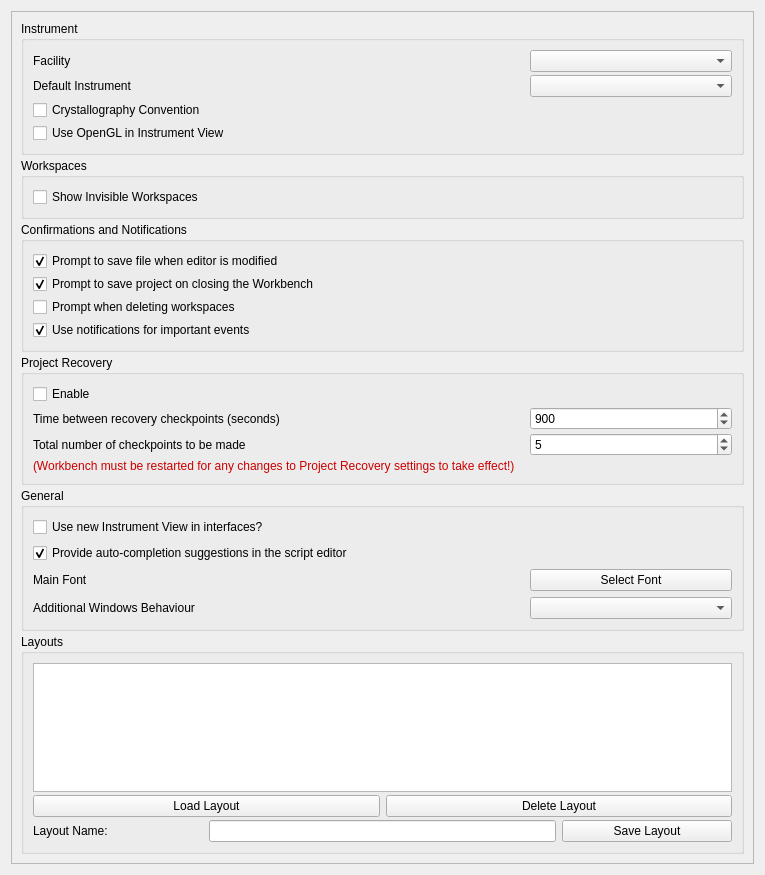
<?xml version="1.0" encoding="UTF-8"?>
<ui version="4.0">
 <class>Form</class>
 <widget class="QWidget" name="Form">
  <property name="geometry">
   <rect>
    <x>0</x>
    <y>0</y>
    <width>765</width>
    <height>875</height>
   </rect>
  </property>
  <property name="windowTitle">
   <string>Form</string>
  </property>
  <layout class="QVBoxLayout" name="verticalLayout_12">
   <item>
    <widget class="QScrollArea" name="scrollArea">
     <property name="frameShape">
      <enum>QFrame::StyledPanel</enum>
     </property>
     <property name="frameShadow">
      <enum>QFrame::Sunken</enum>
     </property>
     <property name="verticalScrollBarPolicy">
      <enum>Qt::ScrollBarAsNeeded</enum>
     </property>
     <property name="widgetResizable">
      <bool>true</bool>
     </property>
     <widget class="QWidget" name="scrollAreaWidgetContents">
      <property name="geometry">
       <rect>
        <x>0</x>
        <y>0</y>
        <width>745</width>
        <height>855</height>
       </rect>
      </property>
      <property name="sizePolicy">
       <sizepolicy hsizetype="Preferred" vsizetype="Maximum">
        <horstretch>0</horstretch>
        <verstretch>0</verstretch>
       </sizepolicy>
      </property>
      <layout class="QVBoxLayout" name="verticalLayout_2">
       <item>
        <layout class="QVBoxLayout" name="verticalLayout">
         <property name="spacing">
          <number>3</number>
         </property>
         <property name="sizeConstraint">
          <enum>QLayout::SetMaximumSize</enum>
         </property>
         <item>
          <widget class="QGroupBox" name="instrument_box">
           <property name="sizePolicy">
            <sizepolicy hsizetype="Preferred" vsizetype="Maximum">
             <horstretch>0</horstretch>
             <verstretch>0</verstretch>
            </sizepolicy>
           </property>
           <property name="title">
            <string>Instrument</string>
           </property>
           <layout class="QVBoxLayout" name="verticalLayout_7">
            <property name="spacing">
             <number>3</number>
            </property>
            <item>
             <layout class="QHBoxLayout" name="horizontalLayout_3">
              <item>
               <widget class="QLabel" name="facility_label">
                <property name="text">
                 <string>Facility</string>
                </property>
               </widget>
              </item>
              <item>
               <widget class="QComboBox" name="facility">
                <property name="sizePolicy">
                 <sizepolicy hsizetype="Minimum" vsizetype="Minimum">
                  <horstretch>0</horstretch>
                  <verstretch>0</verstretch>
                 </sizepolicy>
                </property>
                <property name="maximumSize">
                 <size>
                  <width>202</width>
                  <height>16777215</height>
                 </size>
                </property>
                <property name="focusPolicy">
                 <enum>Qt::StrongFocus</enum>
                </property>
               </widget>
              </item>
             </layout>
            </item>
            <item>
             <layout class="QHBoxLayout" name="horizontalLayout_4">
              <item>
               <widget class="QLabel" name="instrument_label">
                <property name="text">
                 <string>Default Instrument</string>
                </property>
               </widget>
              </item>
              <item>
               <widget class="QComboBox" name="instrument_dummy">
                <property name="minimumSize">
                 <size>
                  <width>0</width>
                  <height>0</height>
                 </size>
                </property>
                <property name="maximumSize">
                 <size>
                  <width>202</width>
                  <height>16777215</height>
                 </size>
                </property>
                <property name="focusPolicy">
                 <enum>Qt::StrongFocus</enum>
                </property>
               </widget>
              </item>
             </layout>
            </item>
            <item>
             <widget class="QCheckBox" name="crystallography_convention">
              <property name="text">
               <string>Crystallography Convention</string>
              </property>
             </widget>
            </item>
            <item>
             <widget class="QCheckBox" name="use_open_gl">
              <property name="mouseTracking">
               <bool>false</bool>
              </property>
              <property name="text">
               <string>Use OpenGL in Instrument View</string>
              </property>
             </widget>
            </item>
           </layout>
          </widget>
         </item>
         <item>
          <widget class="QGroupBox" name="workspaces_box">
           <property name="sizePolicy">
            <sizepolicy hsizetype="Preferred" vsizetype="Maximum">
             <horstretch>0</horstretch>
             <verstretch>0</verstretch>
            </sizepolicy>
           </property>
           <property name="title">
            <string>Workspaces</string>
           </property>
           <layout class="QVBoxLayout" name="verticalLayout_6">
            <property name="spacing">
             <number>3</number>
            </property>
            <property name="sizeConstraint">
             <enum>QLayout::SetMinimumSize</enum>
            </property>
            <property name="leftMargin">
             <number>9</number>
            </property>
            <property name="topMargin">
             <number>9</number>
            </property>
            <property name="bottomMargin">
             <number>9</number>
            </property>
            <item>
             <widget class="QCheckBox" name="show_invisible_workspaces">
              <property name="sizePolicy">
               <sizepolicy hsizetype="Expanding" vsizetype="Maximum">
                <horstretch>0</horstretch>
                <verstretch>0</verstretch>
               </sizepolicy>
              </property>
              <property name="text">
               <string>Show Invisible Workspaces</string>
              </property>
             </widget>
            </item>
           </layout>
          </widget>
         </item>
         <item>
          <widget class="QGroupBox" name="confirmations_box">
           <property name="sizePolicy">
            <sizepolicy hsizetype="Preferred" vsizetype="Maximum">
             <horstretch>0</horstretch>
             <verstretch>0</verstretch>
            </sizepolicy>
           </property>
           <property name="title">
            <string>Confirmations and Notifications</string>
           </property>
           <layout class="QVBoxLayout" name="verticalLayout_3">
            <property name="spacing">
             <number>3</number>
            </property>
            <item>
             <widget class="QCheckBox" name="prompt_save_editor_modified">
              <property name="sizePolicy">
               <sizepolicy hsizetype="Expanding" vsizetype="Fixed">
                <horstretch>0</horstretch>
                <verstretch>0</verstretch>
               </sizepolicy>
              </property>
              <property name="text">
               <string>Prompt to save file when editor is modified</string>
              </property>
              <property name="checked">
               <bool>true</bool>
              </property>
             </widget>
            </item>
            <item>
             <widget class="QCheckBox" name="prompt_save_on_close">
              <property name="sizePolicy">
               <sizepolicy hsizetype="Expanding" vsizetype="Fixed">
                <horstretch>0</horstretch>
                <verstretch>0</verstretch>
               </sizepolicy>
              </property>
              <property name="text">
               <string>Prompt to save project on closing the Workbench</string>
              </property>
              <property name="checked">
               <bool>true</bool>
              </property>
             </widget>
            </item>
            <item>
             <widget class="QCheckBox" name="prompt_deleting_workspaces">
              <property name="toolTip">
               <string>Give a prompt when a workspace is deleted. Note: this will only take effect once workbench has been restarted </string>
              </property>
              <property name="text">
               <string>Prompt when deleting workspaces</string>
              </property>
             </widget>
            </item>
            <item>
             <widget class="QCheckBox" name="use_notifications">
              <property name="sizePolicy">
               <sizepolicy hsizetype="Expanding" vsizetype="Fixed">
                <horstretch>0</horstretch>
                <verstretch>0</verstretch>
               </sizepolicy>
              </property>
              <property name="text">
               <string>Use notifications for important events</string>
              </property>
              <property name="checked">
               <bool>true</bool>
              </property>
             </widget>
            </item>
           </layout>
          </widget>
         </item>
         <item>
          <widget class="QGroupBox" name="project_recovery_group">
           <property name="sizePolicy">
            <sizepolicy hsizetype="Preferred" vsizetype="Maximum">
             <horstretch>0</horstretch>
             <verstretch>0</verstretch>
            </sizepolicy>
           </property>
           <property name="title">
            <string>Project Recovery</string>
           </property>
           <layout class="QVBoxLayout" name="verticalLayout_4">
            <property name="spacing">
             <number>3</number>
            </property>
            <item>
             <widget class="QCheckBox" name="project_recovery_enabled">
              <property name="text">
               <string>Enable</string>
              </property>
             </widget>
            </item>
            <item>
             <layout class="QHBoxLayout" name="horizontalLayout_12">
              <item>
               <widget class="QLabel" name="time_between_recovery_label">
                <property name="minimumSize">
                 <size>
                  <width>192</width>
                  <height>0</height>
                 </size>
                </property>
                <property name="text">
                 <string>Time between recovery checkpoints (seconds)</string>
                </property>
               </widget>
              </item>
              <item>
               <widget class="QSpinBox" name="time_between_recovery">
                <property name="minimumSize">
                 <size>
                  <width>202</width>
                  <height>0</height>
                 </size>
                </property>
                <property name="maximumSize">
                 <size>
                  <width>202</width>
                  <height>16777215</height>
                 </size>
                </property>
                <property name="focusPolicy">
                 <enum>Qt::StrongFocus</enum>
                </property>
                <property name="minimum">
                 <number>0</number>
                </property>
                <property name="maximum">
                 <number>3600</number>
                </property>
                <property name="value">
                 <number>900</number>
                </property>
               </widget>
              </item>
             </layout>
            </item>
            <item>
             <layout class="QHBoxLayout" name="horizontalLayout_13">
              <item>
               <widget class="QLabel" name="total_number_checkpoints_label">
                <property name="text">
                 <string>Total number of checkpoints to be made</string>
                </property>
               </widget>
              </item>
              <item>
               <widget class="QSpinBox" name="total_number_checkpoints">
                <property name="minimumSize">
                 <size>
                  <width>202</width>
                  <height>0</height>
                 </size>
                </property>
                <property name="maximumSize">
                 <size>
                  <width>202</width>
                  <height>16777215</height>
                 </size>
                </property>
                <property name="focusPolicy">
                 <enum>Qt::StrongFocus</enum>
                </property>
                <property name="value">
                 <number>5</number>
                </property>
               </widget>
              </item>
             </layout>
            </item>
            <item>
             <widget class="QLabel" name="restart_warning_label">
              <property name="styleSheet">
               <string notr="true">color : #CC0000</string>
              </property>
              <property name="text">
               <string>(Workbench must be restarted for any changes to Project Recovery settings to take effect!)</string>
              </property>
             </widget>
            </item>
           </layout>
          </widget>
         </item>
         <item>
          <widget class="QGroupBox" name="general_box">
           <property name="sizePolicy">
            <sizepolicy hsizetype="Preferred" vsizetype="Maximum">
             <horstretch>0</horstretch>
             <verstretch>0</verstretch>
            </sizepolicy>
           </property>
           <property name="title">
            <string>General</string>
           </property>
           <layout class="QVBoxLayout" name="verticalLayout_5">
            <item>
             <widget class="QCheckBox" name="use_new_instrument_view">
              <property name="sizePolicy">
               <sizepolicy hsizetype="Expanding" vsizetype="Fixed">
                <horstretch>0</horstretch>
                <verstretch>0</verstretch>
               </sizepolicy>
              </property>
              <property name="text">
               <string>Use new Instrument View in interfaces?</string>
              </property>
             </widget>
            </item>
            <item>
             <widget class="QCheckBox" name="completion_enabled">
              <property name="sizePolicy">
               <sizepolicy hsizetype="Expanding" vsizetype="Fixed">
                <horstretch>0</horstretch>
                <verstretch>0</verstretch>
               </sizepolicy>
              </property>
              <property name="text">
               <string>Provide auto-completion suggestions in the script editor</string>
              </property>
              <property name="checked">
               <bool>true</bool>
              </property>
             </widget>
            </item>
            <item>
             <layout class="QHBoxLayout" name="horizontalLayout_7">
              <item>
               <widget class="QLabel" name="main_font_label">
                <property name="toolTip">
                 <string/>
                </property>
                <property name="text">
                 <string>Main Font</string>
                </property>
               </widget>
              </item>
              <item>
               <widget class="QPushButton" name="main_font">
                <property name="maximumSize">
                 <size>
                  <width>202</width>
                  <height>16777215</height>
                 </size>
                </property>
                <property name="toolTip">
                 <string>Change the font used by workbench. Note: This will not take effect until workbench has been restarted.</string>
                </property>
                <property name="text">
                 <string>Select Font</string>
                </property>
               </widget>
              </item>
             </layout>
            </item>
            <item>
             <layout class="QHBoxLayout" name="horizontalLayout">
              <item>
               <widget class="QLabel" name="window_behaviour_label">
                <property name="text">
                 <string>Additional Windows Behaviour</string>
                </property>
               </widget>
              </item>
              <item>
               <widget class="QComboBox" name="window_behaviour">
                <property name="sizePolicy">
                 <sizepolicy hsizetype="Minimum" vsizetype="Fixed">
                  <horstretch>0</horstretch>
                  <verstretch>0</verstretch>
                 </sizepolicy>
                </property>
                <property name="maximumSize">
                 <size>
                  <width>202</width>
                  <height>16777215</height>
                 </size>
                </property>
                <property name="focusPolicy">
                 <enum>Qt::StrongFocus</enum>
                </property>
               </widget>
              </item>
             </layout>
            </item>
           </layout>
          </widget>
         </item>
         <item>
          <widget class="QGroupBox" name="layout_box">
           <property name="title">
            <string>Layouts</string>
           </property>
           <layout class="QGridLayout" name="gridLayout">
            <property name="verticalSpacing">
             <number>3</number>
            </property>
            <item row="2" column="2" colspan="2">
             <widget class="QPushButton" name="delete_layout">
              <property name="text">
               <string>Delete Layout</string>
              </property>
             </widget>
            </item>
            <item row="1" column="0" colspan="4">
             <widget class="QListWidget" name="layout_display"/>
            </item>
            <item row="3" column="3">
             <widget class="QPushButton" name="save_layout">
              <property name="text">
               <string>Save Layout</string>
              </property>
             </widget>
            </item>
            <item row="2" column="0" colspan="2">
             <widget class="QPushButton" name="load_layout">
              <property name="text">
               <string>Load Layout</string>
              </property>
             </widget>
            </item>
            <item row="3" column="1" colspan="2">
             <widget class="QLineEdit" name="new_layout_name"/>
            </item>
            <item row="3" column="0">
             <widget class="QLabel" name="label">
              <property name="text">
               <string>Layout Name:</string>
              </property>
             </widget>
            </item>
           </layout>
          </widget>
         </item>
        </layout>
       </item>
      </layout>
     </widget>
    </widget>
   </item>
  </layout>
 </widget>
 <resources/>
 <connections/>
</ui>
